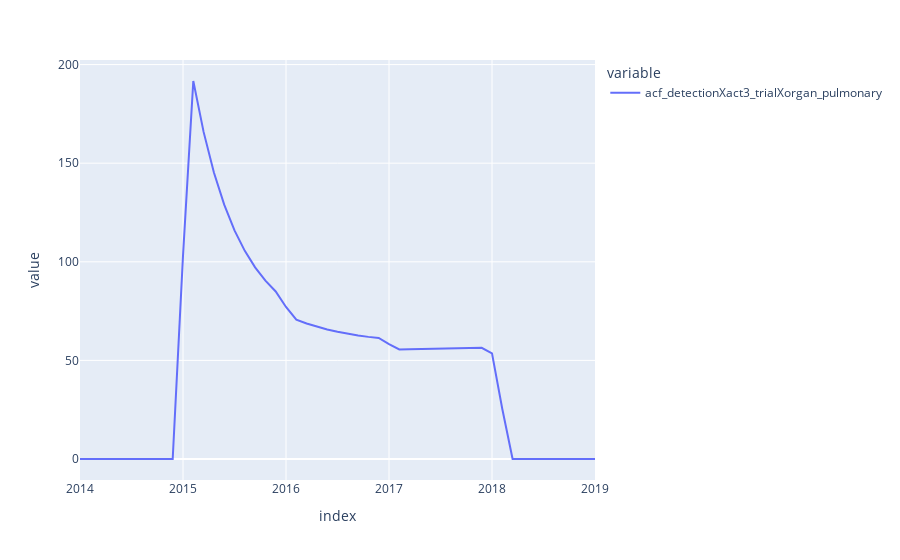

Source (notebook cell):
### Code cell
derived_df_0.loc[2014:2019,'acf_detectionXact3_trialXorgan_pulmonary'].plot()

### Figure 1 — Plotly figure (JSON) as saved in the notebook; plotly's stock layout.template omitted (floating-point values rounded to 4 significant figures)
{"data": [{"hovertemplate": "variable=acf_detectionXact3_trialXorgan_pulmonary<br>index=%{x}<br>value=%{y}<extra></extra>", "legendgroup": "acf_detectionXact3_trialXorgan_pulmonary", "line": {"color": "#636efa", "dash": "solid"}, "marker": {"symbol": "circle"}, "mode": "lines", "name": "acf_detectionXact3_trialXorgan_pulmonary", "orientation": "v", "showlegend": true, "type": "scatter", "x": [2014, 2014.0, 2014.0, 2014.0, 2014.0, 2014.0, 2015.0, 2015.0, 2015.0, 2015.0, 2015, 2015.0, 2015.0, 2015.0, 2015.0, 2016.0, 2016.0, 2016.0, 2016.0, 2016.0, 2016, 2016.0, 2016.0, 2016.0, 2016.0, 2016.0, 2017.0, 2017.0, 2017.0, 2017.0, 2017, 2017.0, 2017.0, 2017.0, 2017.0, 2018.0, 2018.0, 2018.0, 2018.0, 2018.0, 2018, 2018.0, 2018.0, 2018.0, 2018.0, 2018.0, 2019.0, 2019.0, 2019.0, 2019.0, 2019], "xaxis": "x", "y": [0, 0, 0, 0, 0, 0, 0, 0, 0, 0, 103.0, 191.7, 165.9, 145.3, 129.0, 116.0, 105.5, 97.16, 90.42, 84.95, 77.09, 70.62, 68.67, 67.04, 65.65, 64.48, 63.49, 62.64, 61.92, 61.35, 58.29, 55.54, 55.69, 55.84, 55.95, 56.04, 56.13, 56.22, 56.3, 56.35, 53.53, 25.34, 0, 0, 0, 0, 0, 0, 0, 0, 0], "yaxis": "y"}], "layout": {"legend": {"title": {"text": "variable"}, "tracegroupgap": 0}, "margin": {"t": 60}, "xaxis": {"anchor": "y", "domain": [0, 1], "title": {"text": "index"}}, "yaxis": {"anchor": "x", "domain": [0, 1], "title": {"text": "value"}}}}
